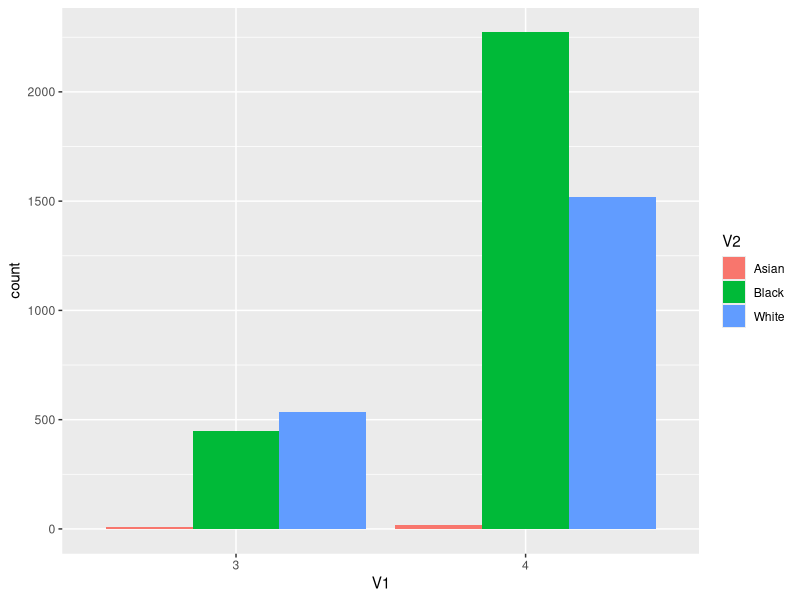
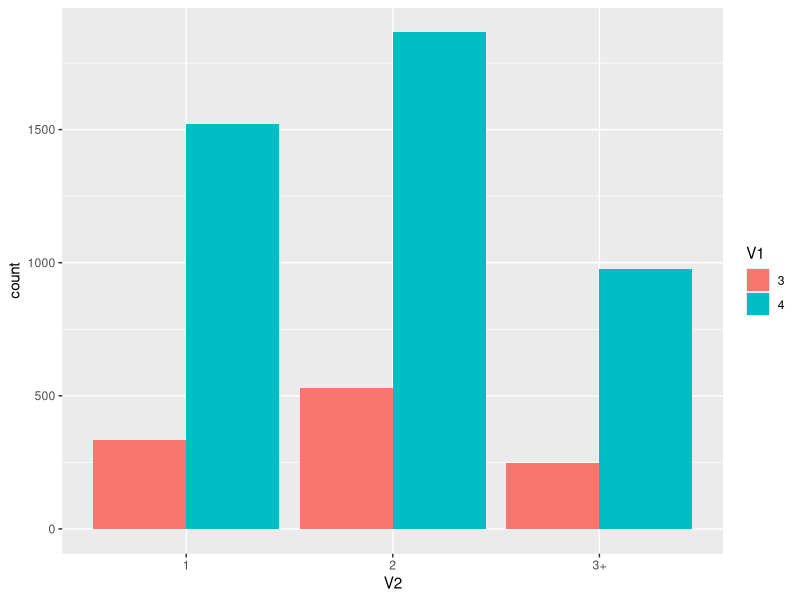
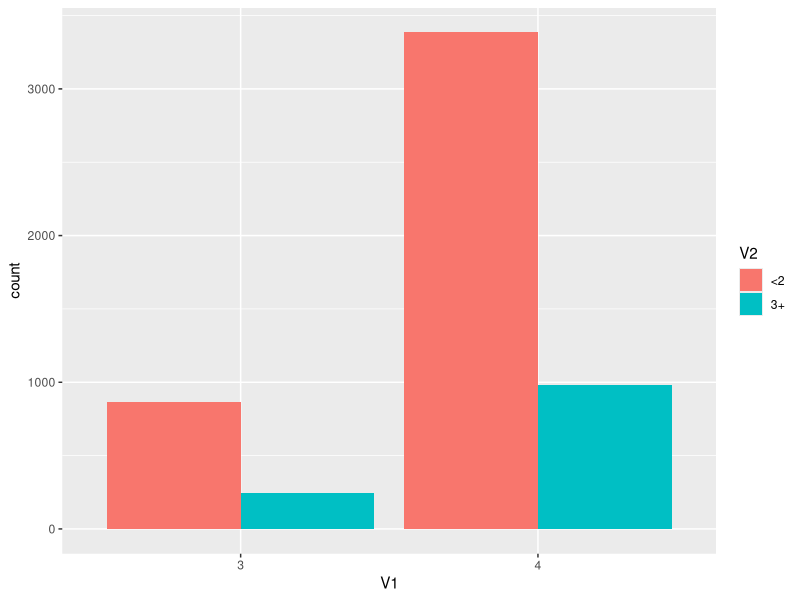
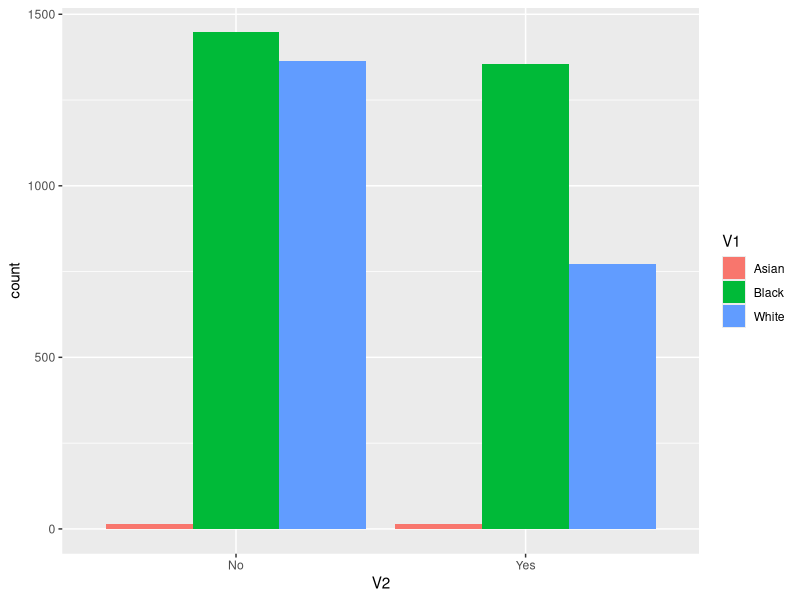
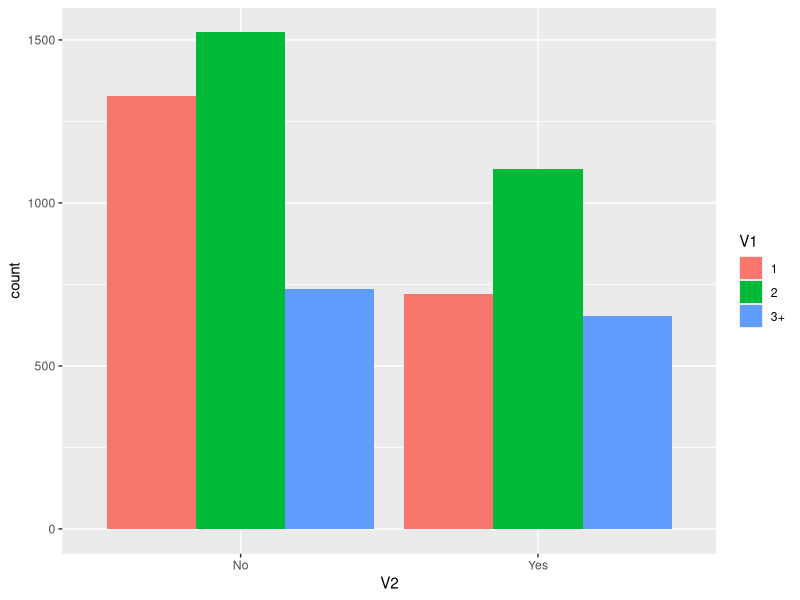
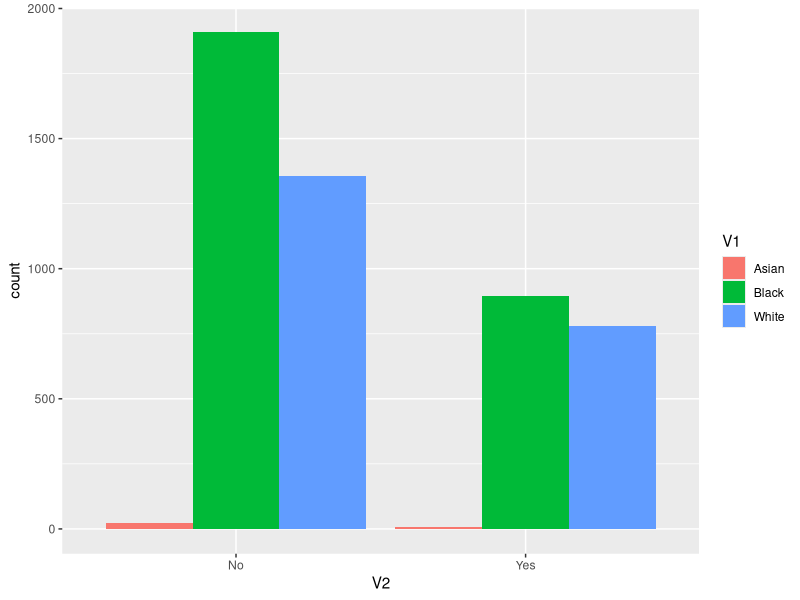
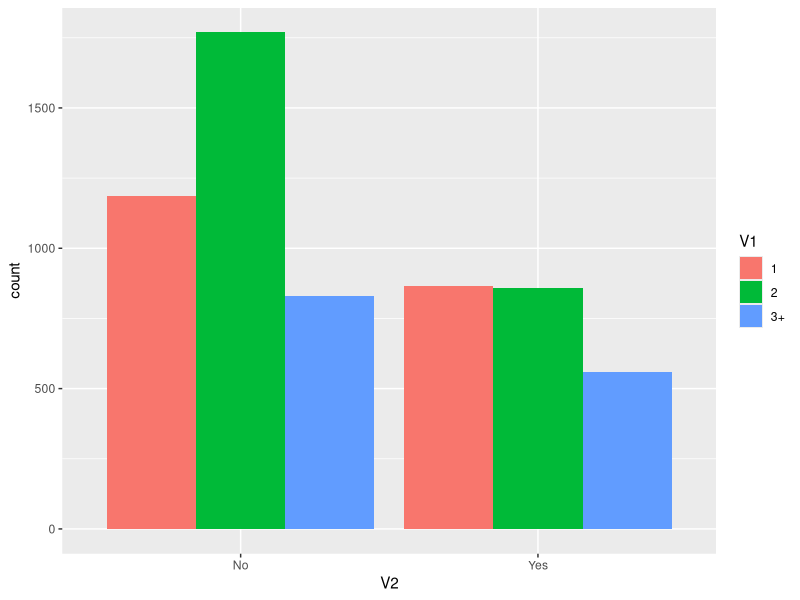
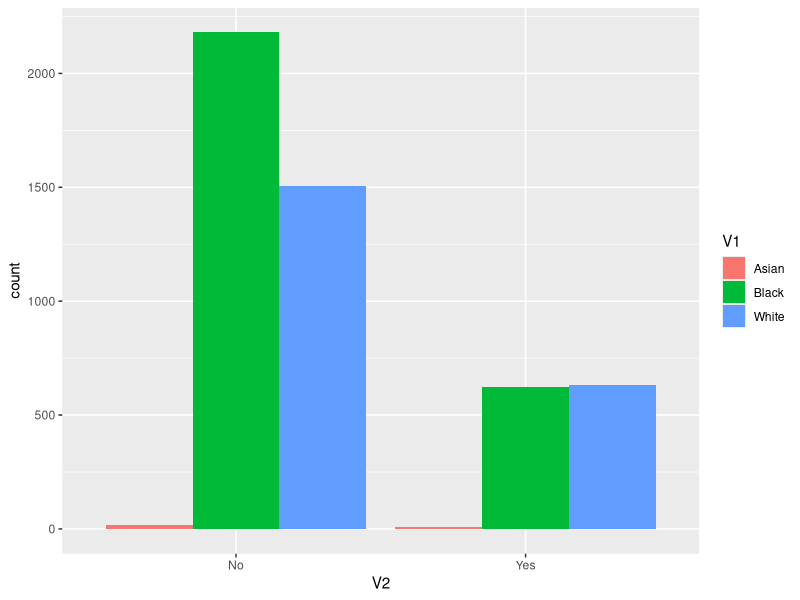

Write R code to recreate these figures, in order.
#libraries
library(here)
library(tidyr)
library(dplyr)
library(stringr)
library(epitools)
library(tidyverse)


#loading files
UOF <- read.csv(file = here("clean data/orlando/UOF (cleaned).csv"), stringsAsFactors = FALSE)
#making the types of UOF level 3 or 4, making nos NA, and removing Asian to make it only 2 races to be more simple for me
UOF_levels <- UOF
UOF_levels$Electronic.Device.Used[UOF_levels$Electronic.Device.Used=="Yes"]<-("4")
UOF_levels$Chemical.Agent.Used[UOF_levels$Chemical.Agent.Used=="Yes"]<-("4")
UOF_levels$Tackle.Take.Down[UOF_levels$Tackle.Take.Down=="Yes"]<-("3")
UOF_levels$Impact.Weapons.Used[UOF_levels$Impact.Weapons.Used=="Yes"]<-("4")
UOF_levels$Physical.Strikes.Made[UOF_levels$Physical.Strikes.Made=="Yes"]<-("3")
UOF_levels$Deflation.Devices.Used[UOF_levels$Deflation.Devices.Used=="Yes"]<-("4")
UOF_levels$K9.Unit.Involved[UOF_levels$K9.Unit.Involved=="Yes"]<-("4")
UOF_levels[UOF_levels=="No"]<-NA


#making one row with UOF used
UOF_levels<- UOF_levels %>% unite("UOF.Level", Electronic.Device.Used:K9.Unit.Involved, sep = ";", na.rm = TRUE, remove = TRUE)

#if there were multiple things used I made it the worse one
UOF_levels$UOF.Level<- gsub('3;4|4;3|4;4;3|4;3;4|4;4;4|4;4|4;4;3;3|4;3;3|4;4;3;4|4;4;3;4;3|4;4;4;3|3;3;4|3;4;4|4;3;4;3|4;3;4;3;4|3;4;3|4;4;3;4;3;4|3;4;3;4|4;4;3;3;4', '4', UOF_levels$UOF.Level)
UOF_levels$UOF.Level<- gsub('3;3','3',UOF_levels$UOF.Level)
UOF_levels[UOF_levels==""]<-NA

#making a table with just the victim race and level of UOF
VictimRace_UOFLevel <- as.data.frame(na.omit(cbind(as.character(UOF_levels$UOF.Level), as.character(UOF_levels$Offenders.Race))))
VictimRace_UOFLevel <- VictimRace_UOFLevel %>% separate_rows(V2, sep = ";")

#making a table of Level of force used with each race
Level.Race<-table(VictimRace_UOFLevel$V2, VictimRace_UOFLevel$V1)
Level.Race <- Level.Race[c(3,1:2),]
print(Level.Race)

###Odds Ratio
Race_OR<-oddsratio(Level.Race)
#printing the outcome so its easier to read
print(Race_OR$measure)
print(Race_OR$p.value)

#graph
ggplot(VictimRace_UOFLevel,
       aes(x = V1,
           fill = V2))+
  geom_bar(position = "dodge")


##Odds ratio for group sizes

#making the number of officers row either groups of 1, 2, or 3
UOF_Officers<- UOF_levels
UOF_Officers$Officers.Involved <- gsub('3|4|5|6|7|8|9|10|12','3+',UOF_Officers$Officers.Involved)

#making the number of officers row either groups of <2 or 3+ for another comparison
UOF_Officers2<- UOF_Officers
UOF_Officers2$Officers.Involved <- gsub("1|2",'<2',UOF_Officers2$Officers.Involved)


# comparing groups of 1, 2, or 3+
#making a dataframe of just the UOF levels and Group Sizes for comparing 1, 2, or 3+
UOF_GroupsandLevels <-as.data.frame(na.omit(cbind(as.character(UOF_Officers$UOF.Level), as.character(UOF_Officers$Officers.Involved))))

#making a table of Group size and UOF level
Levels.Groups<-table(UOF_GroupsandLevels$V2,UOF_GroupsandLevels$V1)
print(Levels.Groups)

#Odds Ratio of 1,2,3+
Groups.OR<-oddsratio(Levels.Groups)
print(Groups.OR$measure)
print(Groups.OR$p.value)

#Graph
ggplot(UOF_GroupsandLevels,
       aes(x = V2,
           fill = V1))+
  geom_bar(position = "dodge")



#comparing groups of <2 or 3+
UOF_Groupsandlevels2 <-as.data.frame(na.omit(cbind(as.character(UOF_Officers2$UOF.Level), as.character(UOF_Officers2$Officers.Involved))))

Levels.Groups2<-table(UOF_Groupsandlevels2$V2,UOF_Groupsandlevels2$V1)
print(Levels.Groups2)

###Odds Ratio of <2 and 3+
Groups.OR2<-oddsratio(Levels.Groups2)
print(Groups.OR2$measure)
print(Groups.OR2$p.value)

#Graph
ggplot(UOF_Groupsandlevels2,
       aes(x = V1,
           fill = V2))+
  geom_bar(position = "dodge")



#doing odds ratios for each UOF for each race and Groups
UOF_Types<- UOF
UOF_Types$Officers.Involved <- gsub('3|4|5|6|7|8|9|10|12','3+',UOF_Types$Officers.Involved)
#UOF_Types$Officers.Involved <- gsub("1|2",'<2',UOF_Types$Officers.Involved)
UOF_Types <- UOF_Types %>% separate_rows(Offenders.Race, sep = ";")


#Taser and Race to double check function
#Taser_Race <- as.data.frame(na.omit(cbind(as.character(UOF_Types$Offenders.Race), as.character(UOF_Types$Electronic.Device.Used))))
#Taser_RaceCounts<- table(Taser_Race$V1,Taser_Race$V2)
#Taser_RaceCounts <- Taser_RaceCounts[c(3,1:2),]
#Taser_RaceCounts <- Taser_RaceCounts[,c(2,1)]
#print(Taser_RaceCounts)

#TaserRace.OR<-oddsratio(Taser_RaceCounts)
#print(TaserRace.OR$measure)
#print(TaserRace.OR$p.value)

#ggplot(Taser_Race,
 #      aes(x = V2,
  #        fill = V1))+
  #geom_bar(position = "dodge")

##Taser and Groups to double check function
#Taser_Groups <- as.data.frame(na.omit(cbind(as.character(UOF_Types$Officers.Involved), as.character(UOF_Types$Electronic.Device.Used))))
#Taser_GroupsCounts<- table(Taser_Groups$V1,Taser_Groups$V2)
#print(Taser_GroupsCounts)

#TaserRace.OR<-oddsratio(Taser_GroupsCounts)
#print(TaserRace.OR$measure)
#print(TaserRace.OR$p.value)

#ggplot(Taser_Groups,
       #aes(x = V2,
           #fill = V1))+
  #geom_bar(position = "dodge")

Function_UOFType = function(Data){
  Type<- as.data.frame(na.omit(cbind(as.character(UOF_Types$Offenders.Race), as.character(Data))))
  TypeCounts<- table(Type$V1,Type$V2)
  TypeCounts <- TypeCounts[c(3,1:2),]
  print(TypeCounts)

  Type.OR<-oddsratio(TypeCounts)
  print(Type.OR$measure)
  print(Type.OR$p.value)

  ggplot(Type,
        aes(x = V2,
             fill = V1))+
   geom_bar(position = "dodge")
  
}

Function_TypesGroups = function(Data){
  Groups <- as.data.frame(na.omit(cbind(as.character(UOF_Types$Officers.Involved), as.character(Data))))
  GroupsCounts<- table(Groups$V1,Groups$V2)
  print(GroupsCounts)
  
  Group.OR<-oddsratio(GroupsCounts)
  print(Group.OR$measure)
  print(Group.OR$p.value)
  
  ggplot(Groups,
         aes(x = V2,
             fill = V1))+
    geom_bar(position = "dodge")
}

#Taser
Function_UOFType(Data = UOF_Types$Electronic.Device.Used)
Function_TypesGroups(Data = UOF_Types$Electronic.Device.Used)

#chemical Weapon
Function_UOFType(Data = UOF_Types$Chemical.Agent.Used)
Function_TypesGroups(Data = UOF_Types$Chemical.Agent.Used)

#Tackle
Function_UOFType(Data = UOF_Types$Tackle.Take.Down)
Function_TypesGroups(Data = UOF_Types$Tackle.Take.Down)

#Impact Weapon
Function_UOFType(Data = UOF_Types$Impact.Weapons.Used)
Function_TypesGroups(Data = UOF_Types$Impact.Weapons.Used)

#Physical Strikes
Function_UOFType(Data = UOF_Types$Physical.Strikes.Made)
Function_TypesGroups(Data = UOF_Types$Physical.Strikes.Made)

#Deflation Device
Function_UOFType(Data = UOF_Types$Deflation.Devices.Used)
Function_TypesGroups(Data = UOF_Types$Deflation.Devices.Used)

#K9
Function_UOFType(Data = UOF_Types$K9.Unit.Involved)
Function_TypesGroups(Data = UOF_Types$K9.Unit.Involved)



### Shootings OR
Shootings<- read.csv(file = here("clean data/orlando/shooting (cleaned).csv"), stringsAsFactors = FALSE)
Shootings_Offenders<- Shootings %>% separate_rows(Suspect.Race, Suspect.Gender, Suspect.Hit, Fatal, sep= ",")
Shootings_Offenders[Shootings_Offenders=="Self-Inflicted"]<-(NA)
Shootings_Offenders$Suspect.Race[Shootings_Offenders$Suspect.Race=="Other"]<-(NA)

#dataframe with the variables I want
Shooting_Outcome <-as.data.frame(na.omit(cbind(as.character(Shootings_Offenders$Fatal), as.character(Shootings_Offenders$Suspect.Race))))

#table of shooting outcomes and race
Outcomes<-table(Shooting_Outcome$V2,Shooting_Outcome$V1)
print(Outcomes)

###Odds Ratio Race and Fatality of shooting
Outcomes.OR<-oddsratio(Outcomes)
print(Outcomes.OR$measure)
print(Outcomes.OR$p.value)

#graph
ggplot(Shooting_Outcome,
       aes(x = V1,
           fill = V2))+
  geom_bar(position = "dodge")
